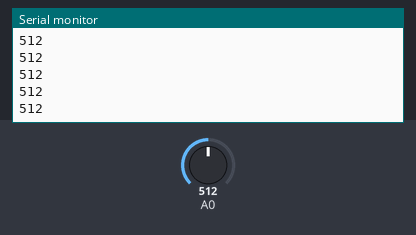
A sketch run on a simulated Arduino Uno, built with avr-gcc and run on an emulated ATmega328P. On the bench: the last lines printed to the serial monitor. The test bench sets the inputs (shaded band); at power-on: A0 = 512.

Above: at 1.2 s.
1.3 s: A0 set to 716
At 1.31 s:
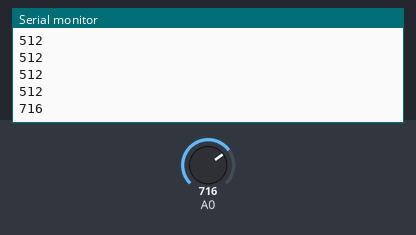
2.8 s: A0 set to 900
At 2.81 s:
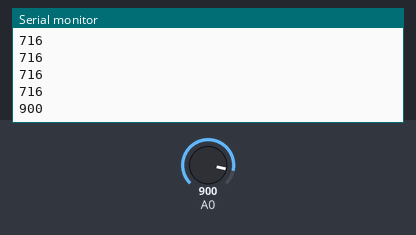
Timing chart, 0 to 5.8 s (numbered marks = the images above; inputs shaded):
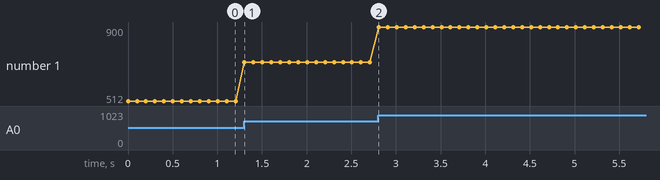

Measured:
- after the input at 1.3 s, the serial monitor: prints a new line at once (image 1)
- after the input at 2.8 s, the serial monitor: prints a new line at once (image 2)
- plotted number 1: 512 → 716 after the input at 1.3 s, 716 → 900 after the input at 2.8 s

The sketch:

pottest.ino
```cpp
void setup() {
  // put your setup code here, to run once:
Serial.begin(9600);
}

void loop() {
  // put your main code here, to run repeatedly:
int se = analogRead(A0);
Serial.println(se);
delay(100);
}
```
